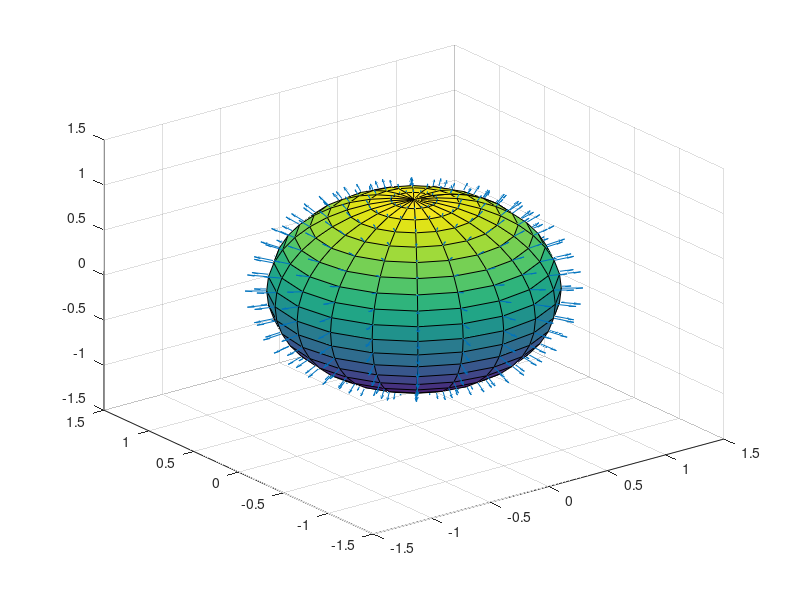

Reproduce this figure in MATLAB.
clear all

r = 1

% a sphere in equation form: x1^2+x2^2+x3^2=1
% what a mass with a cartesian coordinate system

% i0 = -1
% ie = 1
% dist = 0.1
% 
% [x1,x2,x3] = meshgrid (i0:dist:ie,i0:dist:ie,i0:dist:ie)
% C = x1.^2 + x2.^2 + x3.^2
% [F1,F2,F3]=gradient(C)
% quiver3(x1,x2,x3,F1,F2,F3)

% hold on

[s1,s2,s3]=sphere
s1 = r.*s1
s2 = r.*s2
s3 = r.*s3
surf(s1,s2,s3)
hold on
[n1,n2,n3]=surfnorm(s1,s2,s3)
quiver3 (s1,s2,s3,n1,n2,n3)